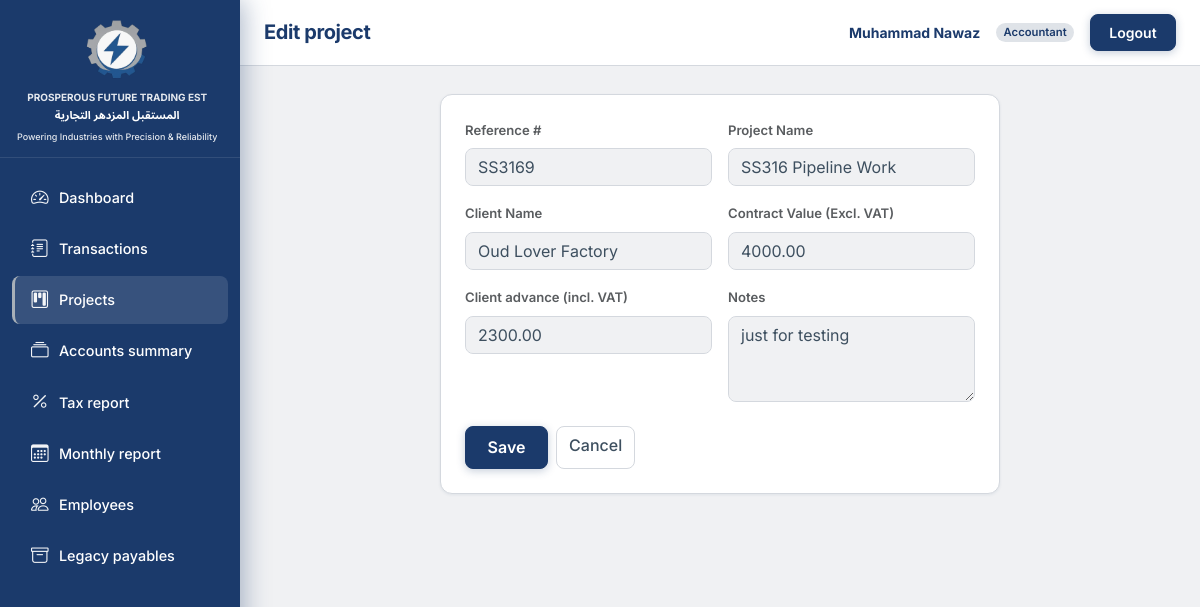
/projects/90/edit/ (signed in), run on the app's committed database.
### accounts/models.py (models this page shows, shortened)
class User(AbstractBaseUser, PermissionsMixin):
    email = models.EmailField(unique=True)
    full_name = models.CharField(max_length=255, blank=True)
    role = models.CharField(max_length=20, choices=Role.choices, default=Role.VIEWER)
    is_staff = models.BooleanField(default=False)
    is_active = models.BooleanField(default=True)
    date_joined = models.DateTimeField(default=timezone.now)
    objects = UserManager()
    USERNAME_FIELD = "email"
    REQUIRED_FIELDS = []
    class Meta:
        ordering = ["email"]
    @property
    def display_name(self):
        name = (self.full_name or "").strip()
        if name:
            return name
        return self.email.split("@")[0] if self.email else ""

### projects/models.py (models this page shows, shortened)
class Project(models.Model):
    reference_number = models.CharField(
        max_length=64,
        unique=True,
        db_index=True,
        verbose_name="Reference #",
    )
    name = models.CharField(max_length=255, unique=True)
    client_name = models.CharField(max_length=255, blank=True)
    contract_value_excl_vat = models.DecimalField(
        max_digits=14, decimal_places=2, null=True, blank=True
    )
    advance_amount_incl_vat = models.DecimalField(
        max_digits=14,
        decimal_places=2,
        null=True,
        blank=True,
        verbose_name="Client advance (incl. VAT)",
        help_text="Optional. Leave blank if client pays no advance.",
    )
    notes = models.TextField(blank=True)
    class Meta:
        ordering = ["name"]

### projects/views.py (the view)
# urls.py: path("<int:pk>/edit/", views.ProjectUpdateView.as_view(), name="edit"),
class ProjectUpdateView(AdminOrAccountantMixin, UpdateView):
    model = Project
    form_class = ProjectForm
    template_name = "projects/project_form.html"
    success_url = reverse_lazy("projects:list")

### TradingEST/context_processors.py (called while the page is built)
def brand(_request):
    return {
        "brand_name_ar": BRAND_NAME_AR,
        "brand_name_en": BRAND_NAME_EN,
        "brand_tagline": BRAND_TAGLINE,
    }

### accounts/mixins.py (called while the page is built)
    def dispatch(self, request, *args, **kwargs):
        if not request.user.is_authenticated:
            return HttpResponseRedirect(self.resolve_redirect(request))
        if getattr(request.user, "role", None) not in (Role.ADMIN, Role.ACCOUNTANT):
            raise PermissionDenied("Edit permission required.")
        return super(SessionAuthenticatedMixin, self).dispatch(request, *args, **kwargs)

### templates/projects/project_form.html (shortened to what this page needs)
{% extends "base.html" %}
{% block header_title %}{% if object %}Edit project{% else %}New project{% endif %}{% endblock %}
{% block content %}
<div class="te-page-card mx-auto" style="max-width: 560px;">
  <form method="post" novalidate>
    <div class="row g-3">
      {% for field in form %}
      <div class="col-12 col-md-6">
        <label class="form-label fw-semibold small text-muted" for="{{ field.id_for_label }}">{{ field.label }}</label>
        {{ field }}
      </div>
      {% endfor %}
    </div>
    <div class="mt-4 te-form-actions d-grid d-sm-flex flex-wrap gap-2">
      <button type="submit" class="btn te-btn-gradient">Save</button>
      <a href="{% url 'projects:list' %}" class="btn te-btn-secondary">Cancel</a>
    </div>
  </form>
</div>
{% endblock %}

### templates/base.html (shortened to what this page needs)
{% load static %}
<!DOCTYPE html>
<html lang="en">
<head>
  <link href="https://cdn.jsdelivr.net/npm/bootstrap@5.3.3/dist/css/bootstrap.min.css" rel="stylesheet"
>
  <link rel="stylesheet" href="https://cdn.jsdelivr.net/npm/bootstrap-icons@1.11.3/font/bootstrap-icons.min.css">
  <link rel="stylesheet" href="{% static 'css/app.css' %}">
</head>
<body class="te-app-body">
<div class="te-app-layout">
  <div class="te-app-main">
    <header class="te-topbar">
      <div class="te-topbar-desktop d-none d-md-flex w-100 align-items-center justify-content-between gap-3 min-w-0">
        <h1 class="te-topbar-title text-truncate mb-0 flex-grow-1 min-w-0">{% block header_title %}Dashboard{% endblock %}</h1>
        {% if user.is_authenticated %}
        <div class="te-topbar-actions flex-shrink-0">
          <span class="te-topbar-user d-none d-lg-inline">{{ user.display_name }}</span>
          {% if user.role == 'admin' %}
          <span class="badge rounded-pill badge-role-admin">{{ user.get_role_display }}</span>
          {% elif user.role == 'accountant' %}
          <span class="badge rounded-pill badge-role-accountant">{{ user.get_role_display }}</span>
          {% else %}
          <span class="badge rounded-pill badge-role-viewer">{{ user.get_role_display }}</span>
          {% endif %}
          <form action="{% url 'accounts:logout' %}" method="post" class="d-inline mb-0">
            <button type="submit" class="btn btn-sm te-btn-logout">Logout</button>
          </form>
        </div>
        {% endif %}
      </div>
    </header>
    <div class="te-content-wrap">
      {% block content %}{% endblock %}
    </div>
  </div>
  <aside id="teSidebar" class="te-sidebar" aria-label="Main navigation">
    <div class="te-sidebar-head">
      <div class="te-sidebar-logo">
        {% include "partials/sidebar_brand.html" %}
      </div>
    </div>
    <div class="te-sidebar-nav">
      {% include "partials/sidebar_nav.html" %}
    </div>
  </aside>
</div>
</body>
</html>

### data on the page
User: display_name "Muhammad Nawaz", role "Accountant"
Project: form "SS3169" "SS316 Pipeline Work" "Oud Lover Factory" "4000.00" "2300.00" "just for testing"

### other printed values
{{ field.label }} "Reference #" "Project Name" "Client Name" "Contract Value (Excl. VAT)" "Client advance (incl. VAT)" "Notes"
{{ brand_name_en }} "PROSPEROUS FUTURE TRADING EST"
{{ brand_name_ar }} "المستقبل المزدهر التجارية"
{{ brand_tagline }} "Powering Industries with Precision & Reliability"
